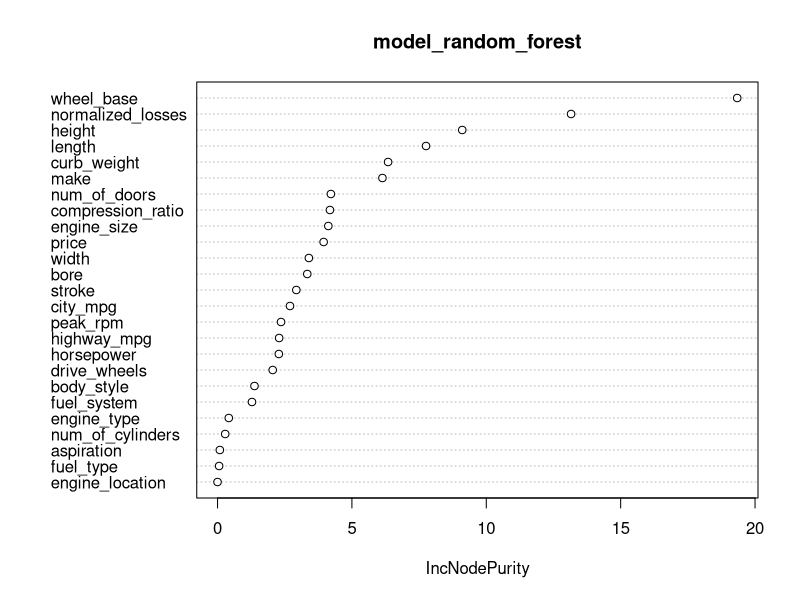
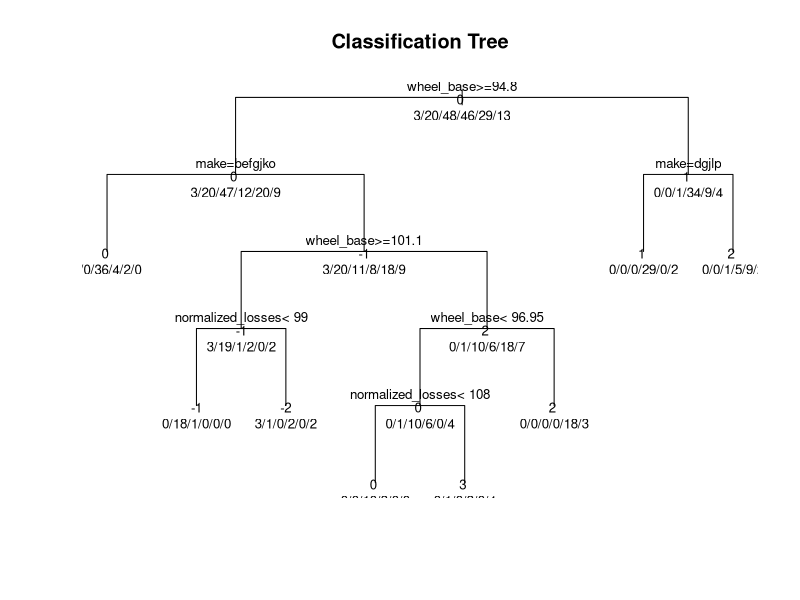
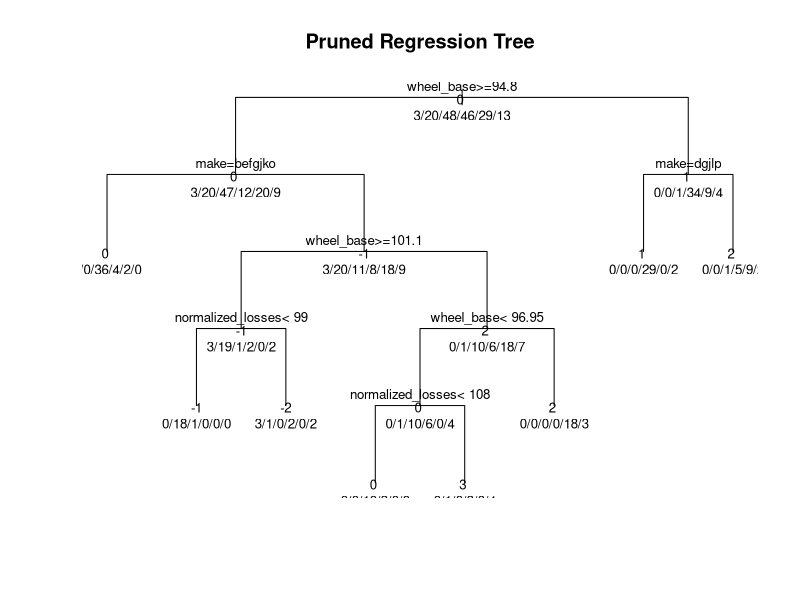

These figures' R source, in order:
## ---- chunk 1
data_clean <- read.csv("data/data-clean.csv", header = TRUE)
set.seed(100)
sample_size <- floor(0.5 * nrow(data_clean))
training_indexs <- sample(seq_len(nrow(data_clean)), size = sample_size)
training_data <- data_clean[training_indexs, ]
test_data <- data_clean[-training_indexs, ]

library(randomForest)
library(caret)
library(rpart)
model_random_forest = randomForest(symboling~., ntree = 250, data = training_data)

factor_importance_plot = varImpPlot(model_random_forest)
## ---- chunk 2
# Linear Regression model
lm_make                      <- lm(symboling~make, data = training_data)
lm_numofdoors                <- lm(symboling~num_of_doors, data = training_data)
lm_make_numofdoors           <- lm(symboling~make + num_of_doors, data = training_data)
lm_make_numofdoors_wheelbase <- lm(symboling~make + num_of_doors + wheel_base, data = training_data)
#lm_all <- lm(symboling~., data = training_data)

# P Values
p_make                      <- predict(lm_make, data = test_data)
p_numofdoors                <- predict(lm_numofdoors, data = test_data)
p_make_numofdoors           <- predict(lm_make_numofdoors, data = test_data)
p_make_numofdoors_wheelbase <- predict(lm_make_numofdoors_wheelbase, data = test_data)

# Root Mean Square Error
rmse_make                      <- sqrt(mean((p_make - test_data$symboling)^2))
rmse_numofdoors                <- sqrt(mean((p_numofdoors - test_data$symboling)^2))
rmse_make_numofdoors           <- sqrt(mean((p_make_numofdoors - test_data$symboling)^2))
rmse_make_numofdoors_wheelbase <- sqrt(mean((p_make_numofdoors_wheelbase - test_data$symboling)^2))

# Display summary & RMSE results
summary(lm_make)
print("RMSE: ", rmse_make)

summary(lm_numofdoors)
print("RMSE: ", rmse_numofdoors)

summary(lm_make_numofdoors)
print("RMSE: ", rmse_make_numofdoors)

summary(lm_make_numofdoors_wheelbase)
print("RMSE: ", rmse_make_numofdoors_wheelbase)

## ---- chunk 3
# import regression tree library
library(rpart)

# load data
data_clean <- read.csv("data/data-clean.csv")

# grow tree 
fit <- rpart(symboling ~ normalized_losses + make + fuel_type + aspiration + 
               num_of_doors + body_style + drive_wheels + engine_location + 
               wheel_base + length + width + height + curb_weight + 
               engine_type + num_of_cylinders + engine_size + fuel_system + 
               bore + stroke + compression_ratio + horsepower + peak_rpm + 
               city_mpg + highway_mpg + price, method="class", data=data_clean)
# NOTE: method={"class" for a classification tree, "anova" for a regression tree}

# plot tree 
plot(fit, uniform=TRUE, main="Classification Tree")
text(fit, use.n=TRUE, all=TRUE, cex=.8)
## ---- chunk 4
# prune the tree 
pfit <- prune(fit, cp=0.01160389) # from cptable   

# plot the pruned tree 
plot(pfit, uniform=TRUE, main="Pruned Regression Tree")
text(pfit, use.n=TRUE, all=TRUE, cex=.8)
